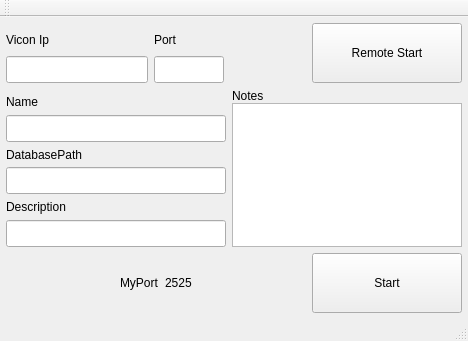
<?xml version="1.0" encoding="UTF-8"?>
<ui version="4.0">
 <class>MainWindow</class>
 <widget class="QMainWindow" name="MainWindow">
  <property name="geometry">
   <rect>
    <x>0</x>
    <y>0</y>
    <width>468</width>
    <height>341</height>
   </rect>
  </property>
  <property name="windowTitle">
   <string>Vicon Trigger</string>
  </property>
  <widget class="QWidget" name="centralWidget">
   <layout class="QVBoxLayout" name="verticalLayout_5">
    <property name="spacing">
     <number>6</number>
    </property>
    <property name="leftMargin">
     <number>6</number>
    </property>
    <property name="topMargin">
     <number>6</number>
    </property>
    <property name="rightMargin">
     <number>6</number>
    </property>
    <property name="bottomMargin">
     <number>6</number>
    </property>
    <item>
     <layout class="QHBoxLayout" name="horizontalLayout_2">
      <property name="spacing">
       <number>-1</number>
      </property>
      <item>
       <layout class="QVBoxLayout" name="verticalLayout_3">
        <property name="spacing">
         <number>0</number>
        </property>
        <item>
         <widget class="QLabel" name="label_5">
          <property name="text">
           <string>Vicon Ip</string>
          </property>
         </widget>
        </item>
        <item>
         <widget class="QLineEdit" name="lineEdit_viconIP">
          <property name="minimumSize">
           <size>
            <width>130</width>
            <height>0</height>
           </size>
          </property>
          <property name="font">
           <font>
            <pointsize>12</pointsize>
           </font>
          </property>
         </widget>
        </item>
       </layout>
      </item>
      <item>
       <layout class="QVBoxLayout" name="verticalLayout_4">
        <property name="spacing">
         <number>0</number>
        </property>
        <item>
         <widget class="QLabel" name="label_6">
          <property name="text">
           <string>Port</string>
          </property>
         </widget>
        </item>
        <item>
         <widget class="QLineEdit" name="lineEdit_viconPORT">
          <property name="maximumSize">
           <size>
            <width>70</width>
            <height>16777215</height>
           </size>
          </property>
          <property name="font">
           <font>
            <pointsize>12</pointsize>
           </font>
          </property>
         </widget>
        </item>
       </layout>
      </item>
      <item>
       <spacer name="horizontalSpacer_3">
        <property name="orientation">
         <enum>Qt::Horizontal</enum>
        </property>
        <property name="sizeHint" stdset="0">
         <size>
          <width>60</width>
          <height>20</height>
         </size>
        </property>
       </spacer>
      </item>
      <item>
       <widget class="QPushButton" name="pushButton_remoteStart">
        <property name="minimumSize">
         <size>
          <width>150</width>
          <height>60</height>
         </size>
        </property>
        <property name="text">
         <string>Remote Start</string>
        </property>
        <property name="checkable">
         <bool>true</bool>
        </property>
       </widget>
      </item>
     </layout>
    </item>
    <item>
     <layout class="QHBoxLayout" name="horizontalLayout">
      <item>
       <layout class="QVBoxLayout" name="verticalLayout">
        <property name="spacing">
         <number>0</number>
        </property>
        <property name="leftMargin">
         <number>0</number>
        </property>
        <property name="topMargin">
         <number>0</number>
        </property>
        <item>
         <widget class="QLabel" name="label">
          <property name="text">
           <string>Name</string>
          </property>
         </widget>
        </item>
        <item>
         <widget class="QLineEdit" name="lineEdit_name">
          <property name="font">
           <font>
            <pointsize>12</pointsize>
           </font>
          </property>
          <property name="text">
           <string/>
          </property>
         </widget>
        </item>
        <item>
         <widget class="QLabel" name="label_2">
          <property name="minimumSize">
           <size>
            <width>220</width>
            <height>0</height>
           </size>
          </property>
          <property name="text">
           <string>DatabasePath</string>
          </property>
         </widget>
        </item>
        <item>
         <widget class="QLineEdit" name="lineEdit_databasePath">
          <property name="font">
           <font>
            <pointsize>12</pointsize>
           </font>
          </property>
          <property name="text">
           <string/>
          </property>
         </widget>
        </item>
        <item>
         <widget class="QLabel" name="label_3">
          <property name="text">
           <string>Description</string>
          </property>
         </widget>
        </item>
        <item>
         <widget class="QLineEdit" name="lineEdit_description">
          <property name="font">
           <font>
            <pointsize>12</pointsize>
           </font>
          </property>
         </widget>
        </item>
       </layout>
      </item>
      <item>
       <layout class="QVBoxLayout" name="verticalLayout_2">
        <property name="spacing">
         <number>0</number>
        </property>
        <item>
         <widget class="QLabel" name="label_4">
          <property name="text">
           <string>Notes</string>
          </property>
         </widget>
        </item>
        <item>
         <widget class="QTextEdit" name="textEdit_notes">
          <property name="font">
           <font>
            <pointsize>12</pointsize>
           </font>
          </property>
         </widget>
        </item>
       </layout>
      </item>
     </layout>
    </item>
    <item>
     <layout class="QHBoxLayout" name="horizontalLayout_3">
      <item>
       <layout class="QGridLayout" name="gridLayout">
        <item row="0" column="2">
         <widget class="QLabel" name="label_myport">
          <property name="text">
           <string>2525</string>
          </property>
         </widget>
        </item>
        <item row="0" column="3">
         <spacer name="horizontalSpacer">
          <property name="orientation">
           <enum>Qt::Horizontal</enum>
          </property>
          <property name="sizeHint" stdset="0">
           <size>
            <width>40</width>
            <height>20</height>
           </size>
          </property>
         </spacer>
        </item>
        <item row="0" column="1">
         <widget class="QLabel" name="label_8">
          <property name="text">
           <string>MyPort</string>
          </property>
         </widget>
        </item>
        <item row="0" column="4">
         <widget class="QPushButton" name="pushButton_start">
          <property name="minimumSize">
           <size>
            <width>150</width>
            <height>60</height>
           </size>
          </property>
          <property name="text">
           <string>Start</string>
          </property>
          <property name="checkable">
           <bool>true</bool>
          </property>
         </widget>
        </item>
        <item row="0" column="0">
         <spacer name="horizontalSpacer_2">
          <property name="orientation">
           <enum>Qt::Horizontal</enum>
          </property>
          <property name="sizeHint" stdset="0">
           <size>
            <width>40</width>
            <height>20</height>
           </size>
          </property>
         </spacer>
        </item>
       </layout>
      </item>
     </layout>
    </item>
   </layout>
  </widget>
  <widget class="QMenuBar" name="menuBar">
   <property name="geometry">
    <rect>
     <x>0</x>
     <y>0</y>
     <width>468</width>
     <height>22</height>
    </rect>
   </property>
  </widget>
  <widget class="QToolBar" name="mainToolBar">
   <attribute name="toolBarArea">
    <enum>TopToolBarArea</enum>
   </attribute>
   <attribute name="toolBarBreak">
    <bool>false</bool>
   </attribute>
  </widget>
  <widget class="QStatusBar" name="statusBar"/>
 </widget>
 <layoutdefault spacing="6" margin="11"/>
 <resources/>
 <connections/>
</ui>
